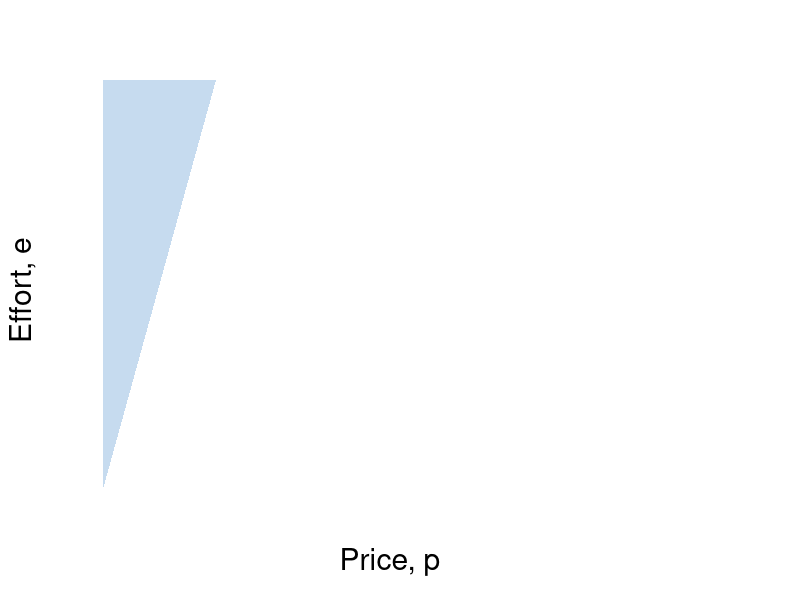

The R source for this figure: (Note: this script raises an error after producing the figure.)
require(shape)
pdf(file = "employment/employment_price_edv2.pdf", width = 9, height = 7)

#Set parameters for graphics
axislabelsize <- 1.8
labelsize <- 1.5
namesize <- 1.8
annotatesize <- 1.5
graphlinewidth <- 2
segmentlinewidth <- 1.5

COL <- c("#7fc97f", "#beaed4", "#fdc086", "#ffff99", "#386cb0", "#f0027f", "#bf5b17", "#666666")
COLA <- c("#e0f3db", "#99d8c9","#66c2a4","#41ae76", "#238b45", "#005824")
COLB <- c("#c6dbef", "#4eb3d3", "#2b8cbe", "#0868ac","#084081")
COLC <- c("#fcfbfd", "#efedf5", "#dadaeb", "#bcbddc", "#9e9ac8", "#807dba", "#6a51a3", "#54278f", "#3f007d")
grays <- gray.colors(25, start = 1, end = 0)

#Parameters for figures
u1 <- 4
u2 <- 10
u3 <- 16
a1 <- 2
a2 <- 2
a3 <- 2

indiffFn1 <- function(y, u1 = 4.5, a1 = 5) {
  1 - (a1) / (y - u1)
}

indiffFn2 <- function(y, u2 = 10.5, a2 = 5) {
  1 - (a2) / (y - u2)
}

indiffFn3 <- function(y, u3 = 16.5, a3 = 5) {
  1 - (a3) / (y - u3)
}

PCFn <- function(delta, mu = 16) {
  delta/mu
}

#The derivative for the function q = 1 - delta/(p - u) = delta/p - u)^2;
#From that we get the derivative and substitute in the relevant values
#for delta, u and p; that is we get a slope of 1/32
#But we also need the intercept; 0.375 above, or q/2 as it stood
tangentLine <- function(w){
  0.375 + (1/32)*w
}

solowCondition <- function(w, delta = 5){
  (w*(1/(8*delta)))
}


par(mar =  c(5, 5, 4, 6))
xlims <- c(0, 40)
ylims <- c(0, 1)


plot(0, 0, xlim = xlims, ylim = ylims, type = "n",
     xlab = expression(paste("Price, ", p)),
     ylab = expression(paste("Effort, ", e)),
     xaxt = "n", 
     yaxt = "n",
     cex.lab = axislabelsize, 
     bty = "n", 
     xaxs="i", 
     yaxs="i")


xpoly1 <- seq(from = xlims[1] + 0.2, to = 8, length.out = 500)
ypoly1 <- PCFn(xpoly1, mu = 8)
polygon(x = c(xpoly1, rev(xpoly1[1])), y = c(ypoly1, rev(ypoly1)[1]), col=COLB[1], density=NULL, border = NA)


npts <- 500 
xx1 <- seq(u1 + a1 + 0.1, xlims[2], length.out = npts)
xx2 <- seq(u2 + a2xlims[2] + 0.1, xlims[2], length.out = npts)
xx3 <- seq(20, xlims[2], length.out = npts)
xx4 <- seq(7, 17, 0.01)
xx5 <- seq(5, xlims[2], length.out = npts)
xx6 <- seq(11.9, xlims[2], length.out = npts)
xx7 <- seq(xlims[1], 20, length.out = npts)
xx9 <- seq(xlims[1] + 0.5, xlims[2], length.out = npts2)


#Draw the lines for the graphs
lines(xx5, PCFn(xx5, mu = 8), col = COLB[4], lwd = graphlinewidth)
lines(xx6, indiffFn1(xx6, u1 = 11.9), col = COLA[4], lwd = graphlinewidth)
lines(xx5, indiffFn1(xx5, u1 = 5), col = COLA[4], lwd = graphlinewidth) #u1
lines(xx3, indiffFn1(xx3, u1 =20), col = COLA[4], lwd = graphlinewidth)
#lines(xx6, prodFn2(xx6), col = COLB[4], lwd = graphlinewidth)
lines(xx9, solowCondition(xx9, delta = 5), col = COLB[4], lwd = graphlinewidth)

#Customize ticks and labels for the plot
ticksy <- c(0, PCFn(delta = 4, mu = 8), 1, 1.1)
ylabels <- c(0, expression(paste(e^C)), expression(paste(bar(e) == 1) ), NA)
ticksx <- c(0, 4, xlims[2])
xlabels <- c(0, expression(paste(p^C)), NA)
axis(1, at = ticksx, pos = 0, labels = xlabels, cex.axis = labelsize)
axis(2, at = ticksy, pos = 0, labels = ylabels, las = 1,cex.axis = labelsize)

#Annotation of the three indifference curves
text(6.5, 0.075, expression(paste(u[1])), cex = labelsize-0.05)
text(15, 0.075, expression(paste(u[2] == u[z])), cex = labelsize-0.05)
text(15, 0.035, expression(paste(phantom() == 0)), cex = labelsize-0.05)
text(18.5, 0.075, expression(paste(u[3])), cex = labelsize-0.05)

#Line for the max quality, q = 1 
segments(0, 1, xlims[2], 1, lty = 2, col = grays[20], lwd = 2)
#Annotating line of 100% quality
#text(1.4, 1.025, expression(paste("Maximum level of effort, ", bar(e))))

#Add a point for the tangency
segments(4, 0, 4, PCFn(delta = 4, mu = 8), lty = 2, col = grays[20], lwd = segmentlinewidth)
segments(0, PCFn(delta = 4, mu = 8), 4, PCFn(delta = 4, mu = 8), lty = 2, col = grays[22], lwd = segmentlinewidth)
points(4, PCFn(delta = 4, mu = 8), pch = 16, col = "black", cex = labelsize)
text(4, PCFn(delta = 4, mu = 8) + 0.03, expression(paste(c)),cex = labelsize)


#Label the feasible frontier
text(2, 0.75, expression("Better for"), cex = labelsize)
text(2, 0.7, expression("employer"), cex = labelsize)
Arrows(1.8, 0.78, 1, 0.89, col = "black", lty = 1, lwd = 2, arr.type = "triangle", arr.lwd = 0.5)


text(8, 0.25, expression("Better for"), cex = labelsize)
text(8, 0.2, expression("employee"), cex = labelsize)
Arrows(8.8, 0.225, 10, 0.225, col = "black", lty = 1, lwd = 2, arr.type = "triangle", arr.lwd = 0.5)


text(3.5, 0.97, expression(paste("Slope of isoprofit")), cex = labelsize)
text(3.5, 0.89, expression(paste(-mrt(p,e) == frac(Delta*e,Delta*p),phantom()==frac(e, p))), cex = labelsize)
Arrows(5.3, 0.89, 6.8, 0.89, col = "black", lty = 1, lwd = 2, arr.type = "triangle", arr.lwd = 0.5)

text(8.5, 0.5, expression(paste(mrs(p,e) == frac(u[p],u[e]),phantom()==-frac(e, p),phantom() == mrt(p,e))), cex = labelsize, xpd = TRUE)
Arrows(5.9, 0.5, 4.3, 0.5, col = "black", lty = 1, lwd = 2, arr.type = "triangle", arr.lwd = 0.5)


dev.off()
